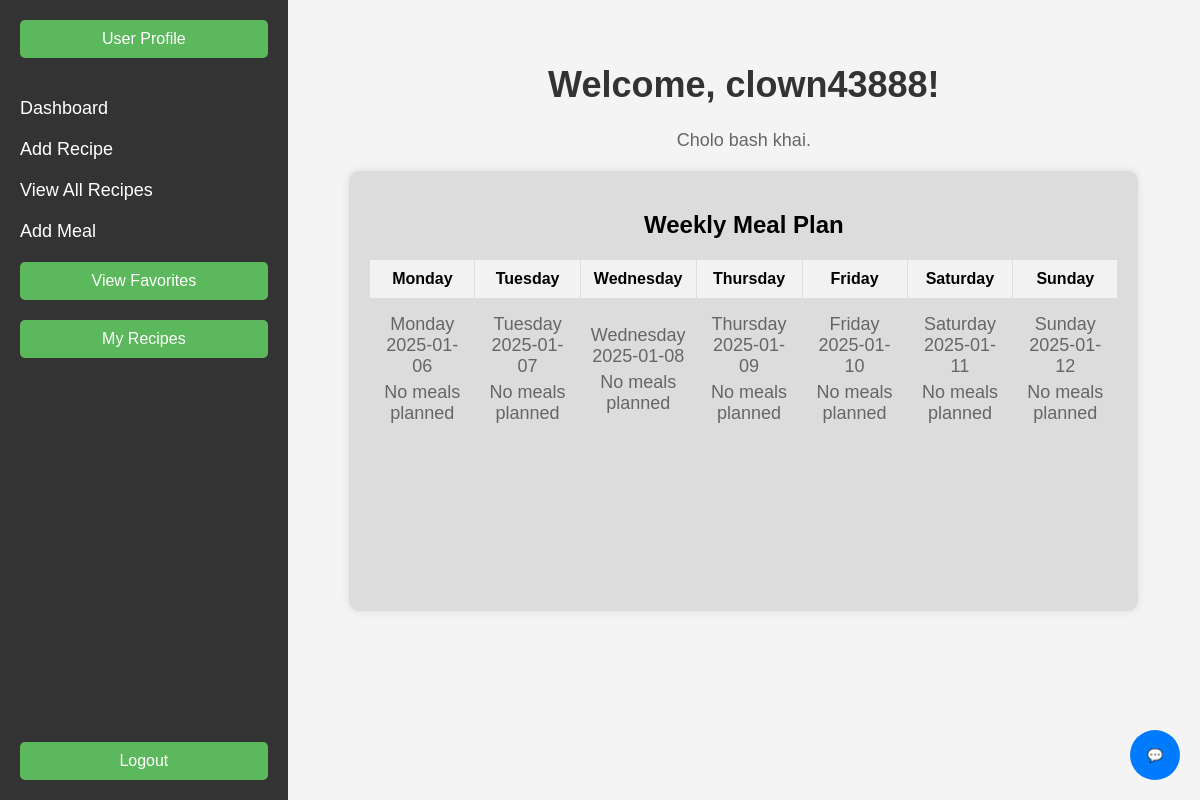
Page /dashboard (signed in) on the earlier database version.
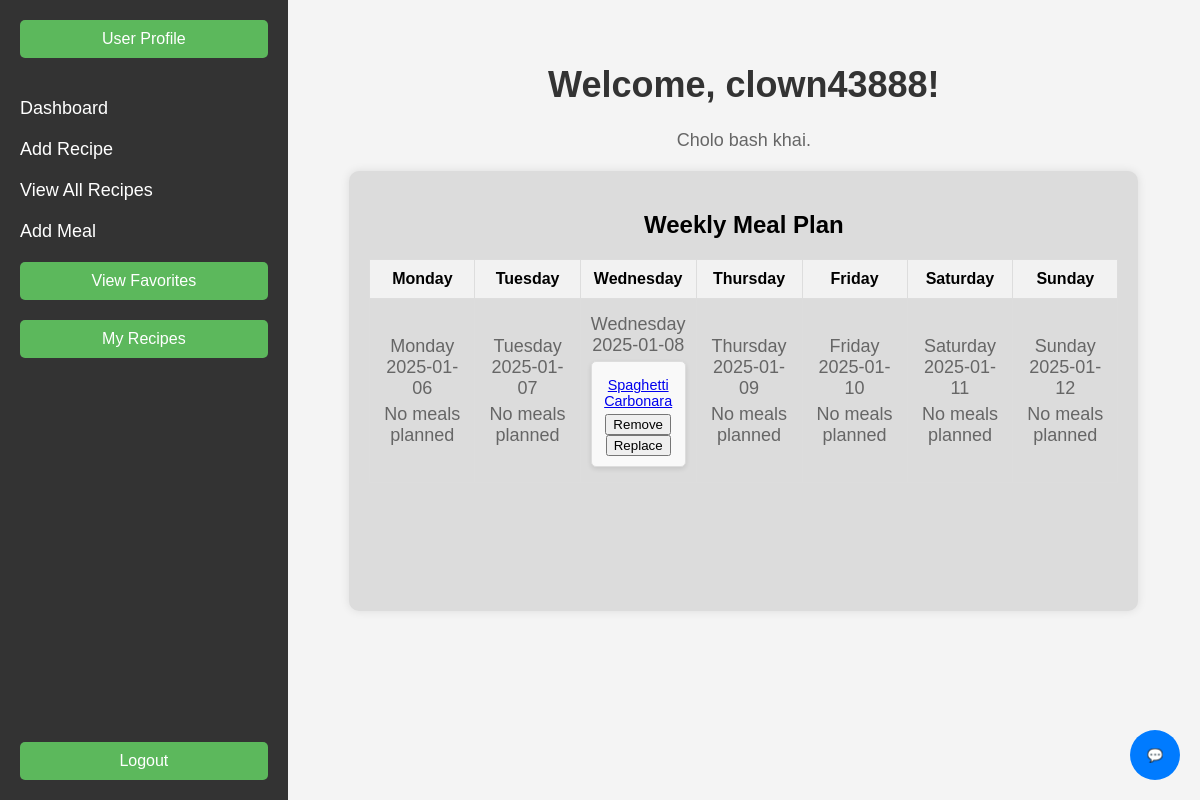
Same page on the later database version.
### MyChef/models.py (models this page shows)
class User(db.Model, UserMixin):
    id = db.Column(db.Integer, primary_key=True)
    email = db.Column(db.String(150), unique=True, nullable=False)
    first_name = db.Column(db.String(150), nullable=False)
    password = db.Column(db.String(150), nullable=False)
    date_created = db.Column(db.DateTime(timezone=True), default=func.now())
    profile_picture = db.Column(db.String(150), nullable=True, default="default.png")
    allergies = db.Column(db.String(150), nullable=True)
    diet_preference = db.Column(db.String(50), nullable=True)
    health_issues = db.Column(db.String(150), nullable=True)
    meal_plans = db.relationship('MealPlan', back_populates='user')
    recipes = db.relationship('Recipe', back_populates='user')

class MealPlan(db.Model):
    id = db.Column(db.Integer, primary_key=True)
    name = db.Column(db.String(100))
    date = db.Column(db.Date)
    user_id = db.Column(db.Integer, db.ForeignKey('user.id'), nullable=False)
    recipe_id = db.Column(db.Integer, db.ForeignKey('recipe.id'), nullable=False)  # Foreign key to Recipe
    user = db.relationship('User', back_populates='meal_plans')
    recipe = db.relationship('Recipe', back_populates='meal_plans')

class Recipe(db.Model):
    id = db.Column(db.Integer, primary_key=True)
    name = db.Column(db.String(150), nullable=False)
    description = db.Column(db.Text, nullable=True)
    cuisine = db.Column(db.String(100), nullable=True)
    image = db.Column(db.String(150), nullable=True)
    rating = db.Column(db.Integer, default=0)
    date_created = db.Column(db.DateTime(timezone=True), default=func.now())
    user_id = db.Column(db.Integer, db.ForeignKey('user.id'), nullable=False)
    reviews = db.relationship('Review', backref='reviews_in_recipe', cascade='all, delete-orphan')
    ingredients = db.relationship('Ingredient', backref='recipe', cascade='all, delete-orphan')
    instructions = db.relationship('Instruction', backref='recipe', cascade='all, delete-orphan')
    meal_plans = db.relationship('MealPlan', back_populates='recipe')
    tags = db.relationship('Tag', secondary='recipe_tags', backref=db.backref('tags_in_recipe', lazy='dynamic'))
    user = db.relationship('User', back_populates='recipes')

### MyChef/views.py (the view)
@views.route('/dashboard')
@login_required
def user_dashboard():
    today = datetime.today()
    start_of_week = today - timedelta(days=today.weekday())
    meal_plans = MealPlan.query.filter_by(user_id=current_user.id).all()
    weekly_meals = [
        {
            'day': start_of_week + timedelta(days=day),
            'meals': [meal for meal in meal_plans if meal.date == (start_of_week + timedelta(days=day)).date()]
        }
        for day in range(7)
    ]
    return render_template('dashboard.html', weekly_meals=weekly_meals, start_of_week=start_of_week)

### MyChef/templates/dashboard.html (shortened to what this page needs)
<!DOCTYPE html>
<html lang="en">
<head>
  <link rel="stylesheet" href="{{ url_for('static', filename='css/dashboard.css') }}">
</head>
<body>
  {% include 'chatbot.html' %}
  <div class="container">
    <div class="sidebar">
      <div class="profile-btn">
        <a href="{{ url_for('auth.edit_profile') }}">
          <button class="btn">User Profile</button>
        </a>
      </div>
      <div class="menu">
        <ul>
          <li><a href="{{ url_for('views.dashboard') }}">Dashboard</a></li>
          <li><a href="{{ url_for('views.add_recipe') }}">Add Recipe</a></li>
          <li><a href="{{ url_for('views.recipes') }}">View All Recipes</a></li>
          <li><a href="{{ url_for('views.add_meal') }}">Add Meal</a></li>
          <li><a href="{{ url_for('views.favorites') }}">
            <button class="btn">View Favorites</button>
          </a></li>
          <li>
            <a href="{{ url_for('views.my_recipes') }}">
                <button class="btn">My Recipes</button>
            </a>
        </li>
        </ul>
      </div>
      <div class="logout-btn">
        <a href="{{ url_for('auth.logout') }}">
          <button class="btn">Logout</button>
        </a>
      </div>
    </div>
    <div class="main-content">
      <h1>Welcome, {{ current_user.first_name }}!</h1>
      <p>Cholo bash khai.</p>
      <div class="meal-plan-box">
        <h2>Weekly Meal Plan</h2>
        <div class="calendar">
          <table>
            <tr>
              <th>Monday</th>
              <th>Tuesday</th>
              <th>Wednesday</th>
              <th>Thursday</th>
              <th>Friday</th>
              <th>Saturday</th>
              <th>Sunday</th>
            </tr>
            <tr>
              {% for day_info in weekly_meals %}
              <td>
                <p>{{ day_info.day.strftime('%A') }}<br>{{ day_info.day.strftime('%Y-%m-%d') }}</p>
                {% if day_info.meals %}
                  {% for meal in day_info.meals %}
                    <div class="meal-box">
                      <p>
                        <a href="{{ url_for('views.recipe_details', recipe_id=meal.recipe.id) }}">
                          {{ meal.recipe.name }}
                        </a>
                      </p>
                      <button onclick="removeMeal({{ meal.id }}, '{{ day_info.day.strftime('%Y-%m-%d') }}')">Remove</button>
                      <button onclick="replaceMeal({{ meal.id }}, '{{ day_info.day.strftime('%Y-%m-%d') }}')">Replace</button>
                    </div>
                  {% endfor %}
                {% else %}
                  <p>No meals planned</p>
                {% endif %}
              </td>
              {% endfor %}
            </tr>
          </table>
        </div>
      </div>
    </div>
  </div>
</body>
</html>

### MyChef/templates/chatbot.html (shortened to what this page needs)
<div id="chat-container">
    <button id="chat-button" onclick="toggleChat()">💬</button>
</div>

### MyChef/static/css/dashboard.css (style rules this page uses)
body { font-family: Arial, sans-serif; margin: 0; padding: 0; display: flex; }
.container { display: flex; width: 100%; height: 100vh; }
.sidebar { width: 250px; background-color: #333; color: white; display: flex; flex-direction: column; justify-content: space-between; padding: 20px; }
.sidebar .profile-btn { margin-bottom: 20px; }
.sidebar .btn { background-color: #5cb85c; color: white; border: none; padding: 10px; width: 100%; font-size: 16px; border-radius: 5px; cursor: pointer; }
.sidebar .menu ul { list-style-type: none; padding: 0; }
.sidebar .menu li { margin: 20px 0; }
.sidebar .menu a { color: white; text-decoration: none; font-size: 18px; }
.logout-btn { margin-top: auto; }
.main-content { flex-grow: 1; padding: 40px; background-color: #f4f4f4; text-align: center; }
h1 { font-size: 36px; color: #333; }
p { font-size: 18px; color: #666; }
.meal-plan-box { width: 90%; max-width: 800px; margin: 20px auto; padding: 20px; background-color: #dcdcdc; border-radius: 10px; box-shadow: 0 0 10px rgba(0, 0, 0, 0.1); height: 400px; overflow-y: scroll; }
.meal-box { padding: 10px; background-color: #f0f8ff; border-radius: 5px; margin: 5px 0; }
.meal-box p { font-size: 14px; color: #333; margin: 0; }
.calendar { width: 100%; margin-top: 20px; }
.calendar table { width: 100%; border-collapse: collapse; }
.calendar th, .calendar td { border: 1px solid #ddd; padding: 10px; text-align: center; width: 14.28%; }
.calendar td p { margin: 5px 0; }
.calendar th { background-color: #f2f2f2; font-weight: bold; }
.meal-box { border: 1px solid #ddd; padding: 10px; margin: 5px 0; border-radius: 5px; box-shadow: 0 2px 5px rgba(0, 0, 0, 0.1); background-color: #f9f9f9; }
.meal-box p { color: #555; font-size: 0.9em; }

### MyChef/templates/chatbot.html (style rules this page uses)
#chat-container { position: fixed; bottom: 20px; right: 20px; }
#chat-button { width: 50px; height: 50px; border-radius: 50%; background-color: #007bff; color: white; border: none; cursor: pointer; }

Differences in the rows shown:
added MealPlan: recipe.name "Spaghetti Carbonara"
Other differences:
list line gone: "No meals planned"
